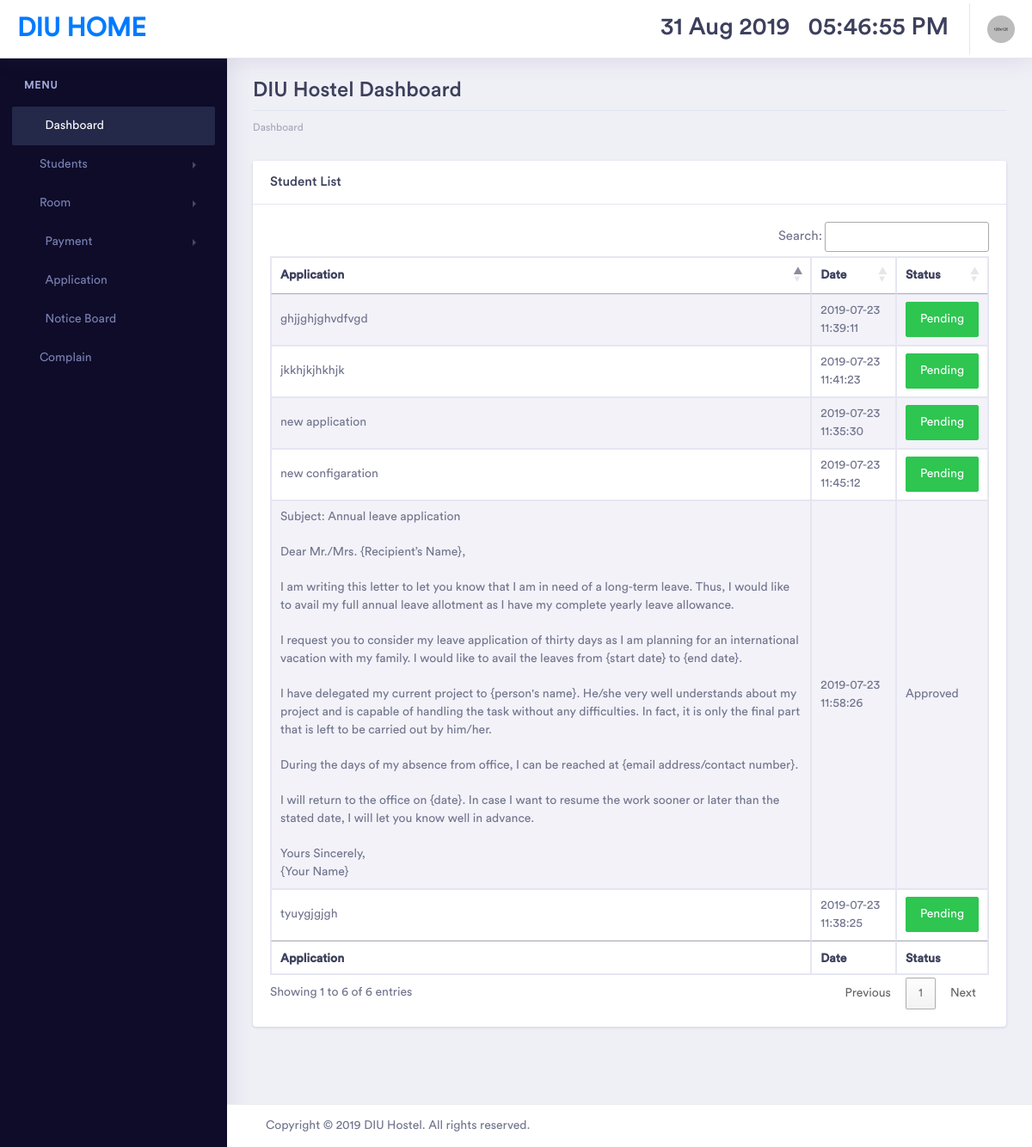
Page /application.php (signed in) on the committed database.
### tables this page shows
CREATE TABLE `leave_application` (
  `l_id` int(11) NOT NULL,
  `applicant_id` int(11) DEFAULT NULL,
  `date` datetime DEFAULT NULL,
  `application` varchar(2000) DEFAULT NULL,
  `status` varchar(10) DEFAULT NULL
);

### application.php (the view, shortened to what this page needs)
<?php
if ($_SESSION['staff_login']==TRUE) {
    include('inc/head.php'); ?>
    <div class="dashboard-main-wrapper">
        <?php include('inc/top_nev.php'); ?>
        <?php include('inc/left_nev.php'); ?>
        <div class="dashboard-wrapper">
            <div class="dashboard-ecommerce">
                <div class="container-fluid dashboard-content ">
                    <div class="row">
                        <div class="col-xl-12 col-lg-12 col-md-12 col-sm-12 col-12">
                            <div class="page-header">
                                <h2 class="pageheader-title">DIU Hostel Dashboard</h2>
                                <div class="page-breadcrumb">
                                    <nav aria-label="breadcrumb">
                                        <ol class="breadcrumb">
                                            <li class="breadcrumb-item"><a href="index.php" class="breadcrumb-link">Dashboard</a></li>
                                            <li class="breadcrumb-item active" aria-current="page"></li>
                                        </ol>
                                    </nav>
                                </div>
                            </div>
                        </div>
                    </div>
                    <div class="ecommerce-widget">
                      <div class="row">
                        <div class="col-xl-12 col-lg-12 col-md-12 col-sm-12 col-12">
                            <div class="card">
                                <h5 class="card-header">Student List</h5>
                                <div class="card-body">
                                    <div class="table-responsive">
                                        <table id="example" class="table table-striped table-bordered first">
                                            <thead>
                                                <tr>
                                                    <th>Application</th>
                                                    <th>Date</th>
                                                    <th>Status</th>
                                                </tr>
                                            </thead>
                                            <tbody>
                                                <?php
                                                $query="SELECT * FROM leave_application";
                                                $result=mysqli_query($con,$query);
                                                if(mysqli_num_rows($result)>0){
                                                    while($row=mysqli_fetch_array($result, MYSQLI_ASSOC)){
                                                        ?>
                                                        <tr>
                                                            <td><?php echo $row['application']; ?></td>
                                                            <td><?php echo $row['date']; ?></td>
    <?php
if ($row['status']=='Pending') {
   ?>
<td><a class="btn btn-success" href="db/db_leave.php?leave_id=<?php echo $row['l_id']; ?>"><?php echo $row['status']; ?></a></td>
   <?php
}else{
    ?>
<td><?php echo $row['status']; ?></td>
    <?php
}
    ?>
                                                        </tr>
                                                        <?php
                                                    }
                                                }
                                                ?>
                                            </tbody>
                                            <tfoot>
                                                <tr>
                                                    <th>Application</th>
                                                    <th>Date</th>
                                                    <th>Status</th>
                                                </tr>
                                        </tfoot>
                                    </table>
                                </div>
                            </div>
                        </div>
                    </div>
                </div>
            </div>
        </div>
    </div>
    <?php include('inc/footer.php'); ?>
    <?PHP
}else{
    header('location:index.php');
}
?>

### rows in the picture
leave_application: application "new application", date "2019-07-23 11:35:30", status "Pending"
leave_application: application "tyuygjgjgh", date "2019-07-23 11:38:25", status "Pending"
leave_application: application "ghjjghjghvdfvgd", date "2019-07-23 11:39:11", status "Pending"
leave_application: application "jkkhjkjhkhjk", date "2019-07-23 11:41:23", status "Pending"
leave_application: application "new configaration", date "2019-07-23 11:45:12", status "Pending"
leave_application: application "Subject: Annual leave application Dear Mr./Mrs. {Recipient’s Name}, I am writing this letter to let you know that I am in need of a long-term leave. Thus, I would like to avail my full annual leave allotment as I have my complete yearly leave allowance. I request you to consider my leave application of thirty days as I am planning for an international vacation with my family. I would like to avail the leaves from {start date} to {end date}. I have delegated my current project to {person's name}. He/she very well understands about my project and is capable of handling the task without any difficulties. In fact, it is only the final part that is left to be carried out by him/her. During the…", date "2019-07-23 11:58:26", status "Approved"
